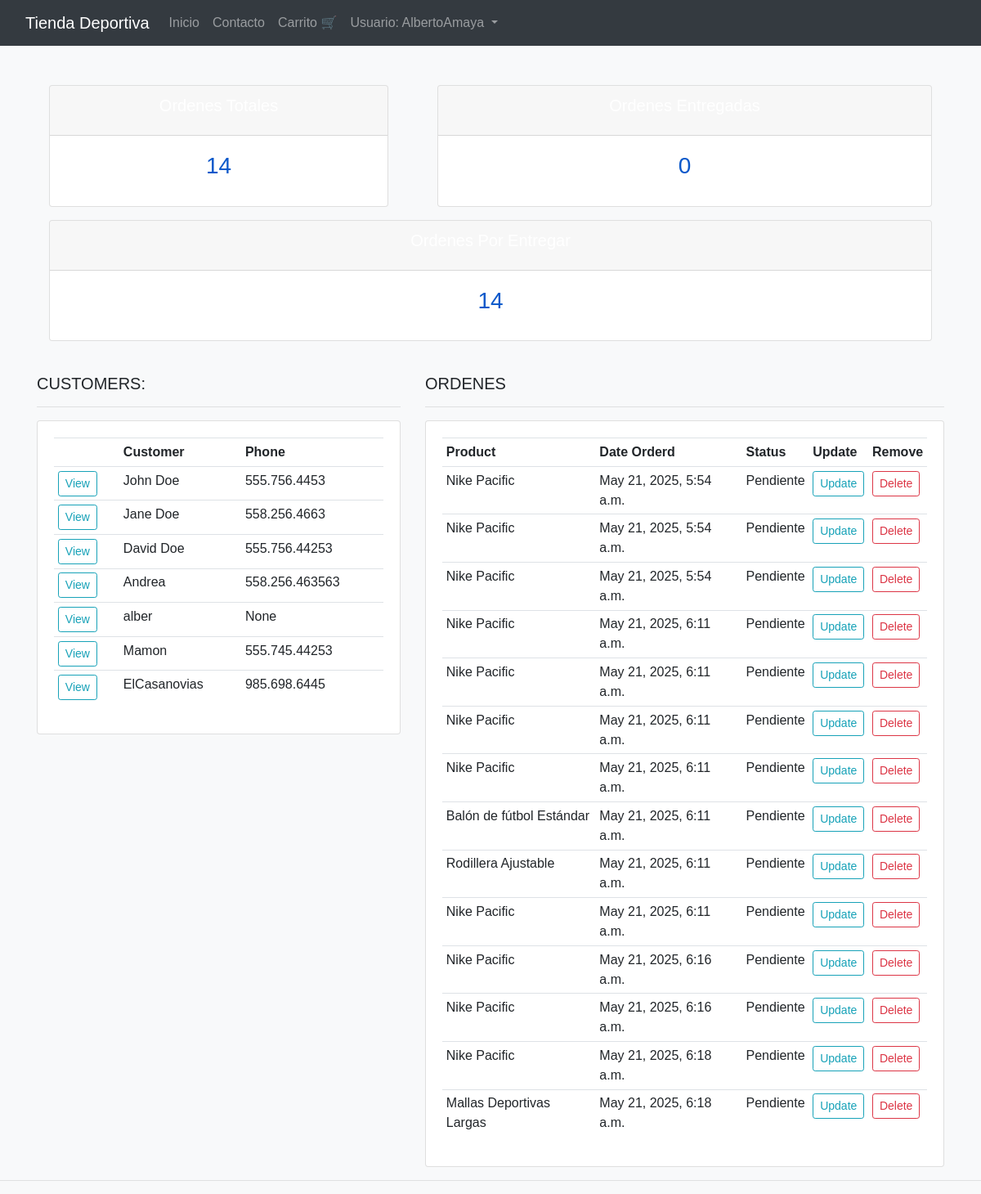
Screenshot of /accounts/panel/ (signed in) with the database file from the repository.
### accounts/models.py (models this page shows, shortened)
class Customer(models.Model):
    name = models.CharField(max_length=200, null=True)
    phone = models.CharField(max_length=200, null=True)
    email = models.CharField(max_length=200, null=True)
    date_created = models.DateTimeField(auto_now_add=True)
    password = models.CharField(max_length=200, null=True)

class Order(models.Model):
    STATUS = (
        ('Pendiente', 'Pendiente'),
        ('En camino', 'En camino'),
        ('Entregado', 'Entregado')
    )
    customer = models.ForeignKey(Customer, null=True, on_delete= models.SET_NULL)
    product = models.ForeignKey(Product, null=True, on_delete= models.SET_NULL)
    date_created = models.DateTimeField(auto_now_add=True, null=True)
    status = models.CharField(max_length=200, null=True, choices=STATUS)

class Product(models.Model):
    CATEGORY = (
        ('Ropa', 'Ropa'),
        ('Calzado', 'Calzado'),
        ('Accesorios', 'Accesorios'),
        ('Equipamiento', 'Equipamiento'),
        ('Tecnología', 'Tecnología'),
        ('Nutrición','Nutrición')
    )
    name = models.CharField(max_length=200, null=True)
    price = models.FloatField(null=True)
    category = models.CharField(max_length=200, null=True, choices=CATEGORY)
    description = models.CharField(max_length=200, null=True, blank=True)
    date_created = models.DateTimeField(auto_now_add=True, null=True)
    tags = models.ManyToManyField(Tag)
    image = models.ImageField(upload_to='product_images/', null=True, blank=True) #imagenes
    def __str__(self):
        return self.name

### accounts/views.py (the view)
# urls.py: path('panel/', views.panel, name='panel'),  # Panel administrativo
def panel(request):
    orders = Order.objects.all()
    customers = Customer.objects.all()
    total_orders = orders.count()
    delivered = orders.filter(status='Entregado').count()
    pending = orders.filter(status='Pendiente').count()
    context = {
        'orders': orders,
        'customers': customers,
        'total_orders': total_orders,
        'delivered': delivered,
        'pending': pending
    }
    return render(request, 'panel.html', context)

### templates/panel.html
{% extends 'main.html' %}
{% block content %}
{%  include 'status.html' %}
<br>
<div class="row">
	<div class="col-md-5">
		<h5>CUSTOMERS:</h5>
		<hr>
        <div class="card card-body">
			<table class="table table-sm">
				<tr>
					<th></th>
					<th>Customer</th>
					<th>Phone</th>
				</tr>
				{% for customer in customers %}
					<tr>
						<td><a class="btn btn-sm btn-outline-info" href="{% url 'customer' customer.id %}">View</a></td>
						<td>{{customer.name}}</td>
						<td>{{customer.phone}}</td>
					</tr>
				{% endfor %}
			</table>
		</div>
	</div>
	<div class="col-md-7">
		<h5>ORDENES</h5>
		<hr>
		<div class="card card-body">
			<table class="table table-sm">
				<tr>
					<th>Product</th>
					<th>Date Orderd</th>
					<th>Status</th>
					<th>Update</th>
					<th>Remove</th>
				</tr>
				{% for order in orders %}
				<tr>
					<td>{{order.product}}</td>
					<td>{{order.date_created}}</td>
					<td>{{order.status}}</td>
					<td><a class="btn btn-sm btn-outline-info" href="{%url 'update_order' order.id %}">Update</a> </td>
					<td><a class="btn btn-sm btn-outline-danger" href="{%url 'delete_order' order.id %}">Delete</a> </td>
				</tr>
				{% endfor %}
			</table>
		</div>
	</div>
</div>
{% endblock %}

### templates/navbar.html (shortened to what this page needs)
<nav class="navbar navbar-expand-lg navbar-dark bg-dark">
  <div class="container-fluid">
    <a class="navbar-brand" href="{% url 'home' %}">Tienda Deportiva</a>
    <div class="collapse navbar-collapse" id="navbarSupportedContent">
      <ul class="navbar-nav me-auto mb-2 mb-lg-0">
        <li class="nav-item">
          <a class="nav-link" href="{% url 'home' %}">Inicio</a>
        </li>
        <li class="nav-item">
          <a class="nav-link" href="{% url 'contacto' %}">Contacto</a>
        </li>
        <li class="nav-item">
          <a class="nav-link" href="{% url 'cart_view' %}">Carrito 🛒</a>
        </li>
        {% if user.is_authenticated %}
        <li class="nav-item dropdown">
          <a class="nav-link dropdown-toggle" href="#" role="button" data-bs-toggle="dropdown" aria-expanded="false">
            Usuario: {{ user.username }}
          </a>
        </li>
        {% endif %}
      </ul>
    </div>
  </div>
</nav>

### static/css/styles.css (style rules this page uses)
body { background-color: #f8f9fa; font-family: Arial, sans-serif; margin: 0; padding: 0; }
a { color: #0a58ca; text-decoration: none; }

### rows the page displays
Customer: name "John Doe", phone "555.756.4453"
Customer: name "Jane Doe", phone "558.256.4663"
Customer: name "David Doe", phone "555.756.44253"
Customer: name "Andrea", phone "558.256.463563"
Customer: name "alber", phone "None"
Customer: name "Mamon", phone "555.745.44253"
Customer: name "ElCasanovias", phone "985.698.6445"
Order: product "Nike Pacific", date_created "May 21, 2025, 5:54 a.m.", status "Pendiente"
Order: product "Nike Pacific", date_created "May 21, 2025, 5:54 a.m.", status "Pendiente"
Order: product "Nike Pacific", date_created "May 21, 2025, 5:54 a.m.", status "Pendiente"
Order: product "Nike Pacific", date_created "May 21, 2025, 6:11 a.m.", status "Pendiente"
Order: product "Nike Pacific", date_created "May 21, 2025, 6:11 a.m.", status "Pendiente"
Order: product "Nike Pacific", date_created "May 21, 2025, 6:11 a.m.", status "Pendiente"
Order: product "Nike Pacific", date_created "May 21, 2025, 6:11 a.m.", status "Pendiente"
Order: product "Balón de fútbol Estándar", date_created "May 21, 2025, 6:11 a.m.", status "Pendiente"
Order: product "Rodillera Ajustable", date_created "May 21, 2025, 6:11 a.m.", status "Pendiente"
Order: product "Nike Pacific", date_created "May 21, 2025, 6:11 a.m.", status "Pendiente"
Order: product "Nike Pacific", date_created "May 21, 2025, 6:16 a.m.", status "Pendiente"
Order: product "Nike Pacific", date_created "May 21, 2025, 6:16 a.m.", status "Pendiente"
Order: product "Nike Pacific", date_created "May 21, 2025, 6:18 a.m.", status "Pendiente"
Order: product "Mallas Deportivas Largas", date_created "May 21, 2025, 6:18 a.m.", status "Pendiente"

### other values shown
{{ user.username }} "AlbertoAmaya"
{{ total_orders }} "14"
{{ delivered }} "0"
{{ pending }} "14"
